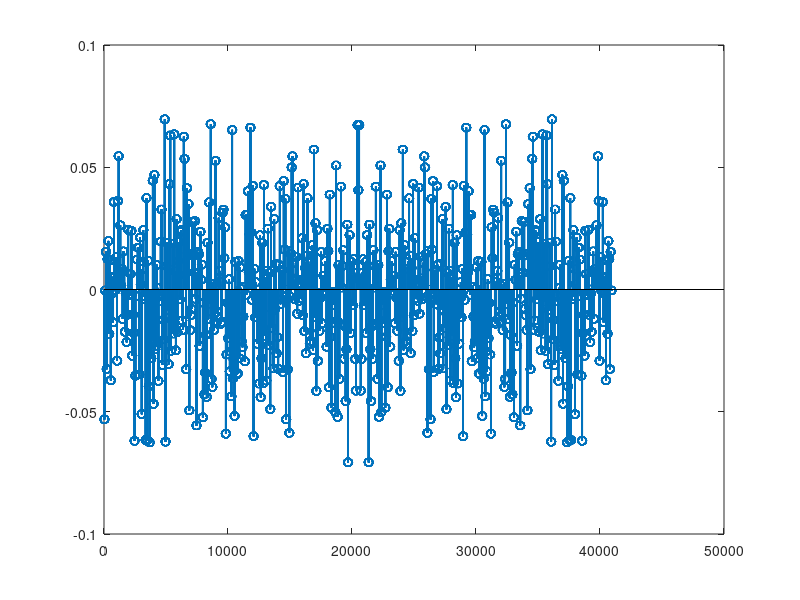
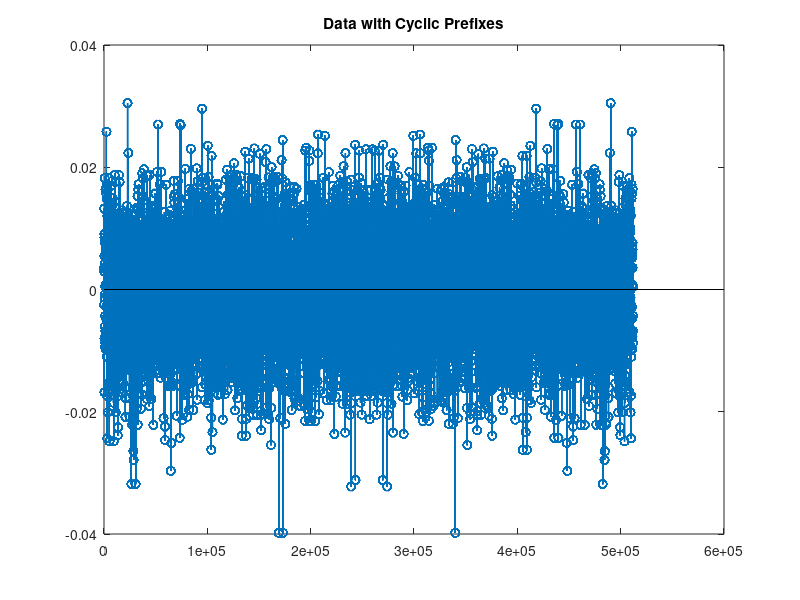

MATLAB code for these plots, in order: (Note: this script raises an error after producing the figures.)
clc; clear all; close all;

% Creating X_k - Randomly choose between 1 and -1
size_training_data = 640;
size_X = 6400; %Size of data - 100 sets of 64 bits
range = [-1 1]; %List of wanted values
a = randi(2,size_X,1); %Randomly select index
b = randi(2,size_training_data,1); 
X_k = transpose(range(a)); %Creates array with range(a) values
X_train = transpose(range(b)); 

% IDFT - Takes inverse discrete fourier tranform of data
x_m = ifft(X_k); %Turns data points into impulses
x_train = ifft(X_train);

% Extending each point by 64 points
L = 64; %Length of Pulse - 64

pulse = ones(L, 1); %Creates pulse with L of 64 bits

x_0 = zeros(L*length(x_m),1);       % Creates "empty" vector that is lenght of desired data: 409600 bits
x_0(1:L:end) = x_m;                 % assign every Symbol_period-th sample to equal a value from bits
x_m_pulse = conv(pulse, x_0);       % Convolve vector by designed pulse
x_m_pulse= x_m_pulse(1:409600);     % Cut extra zeros caused by convolution - desired length of 409600 bits

x_t = zeros(L*length(x_train),1);       % Creates "empty" vector that is lenght of desired data: 409600 bits
x_t(1:L:end) = x_train;                 % assign every Symbol_period-th sample to equal a value from bits
x_train_pulse = conv(pulse, x_t);       % Convolve vector by designed pulse
x_train_pulse = x_train_pulse(1:L*length(x_train));     % Cut extra zeros caused by convolution - desired length of 409600 bits

figure(1)
stem(x_train_pulse)


% Plot data
figure;
stem(x_m_pulse)
hold on
ylabel('Amplitude')
xlabel('Bit')
title('Data Extended by Pulse')
hold off
%%  Adding cyclic prefix
n_data = size_X / L; % Calculates amount of sets of d-bit data chunks from original data

Len_pulse_data = length(x_m_pulse) + length(x_m_pulse)/4; % Calculates Desired final length of data w/ cyclic prefix

%Index 1st cyclic prefix - Done to ensure methodology works
cycPrefix = x_m_pulse(3073: 4096);                  % Determines index of first cyclic prefix - 1024 bits
x_m_load(1:1024) = cycPrefix;                       % Initializes array that will hold data w/ prefix, making first 1024 valus the cyclic prefix
x_m_load(1025:5120) = x_m_pulse(1: 4096);           % Loads first set of data, 64 bits -> 4096 bits 

%Index the Remaining Data
for R = 2:1:n_data   % Adds cyclic prefixes
    cycPrefix = x_m_pulse(4096*(R-1)+ 64*48+1: 4096*(R)); 
    x_m_load(80*64*(R-1)+1 : 5120*(R-1) + 1024) = cycPrefix;
    Post_chunk =  x_m_pulse(4096*(R-1)+1: 4096*(R));
    x_m_load(5120*(R-1) + 1024+1 : 5120*(R-1) + 1024 +4096) = Post_chunk;
end

% -------------------------TRAINING DATA--------------------------

Len_pulse_train = length(x_train_pulse) + length(x_train_pulse)/4; % Calculates Desired final length of data w/ cyclic prefix

%   For Training data Index 1st cyclic prefix - Done to ensure methodology works
cycPrefix_train = x_train_pulse(3073: 4096);                  % Determines index of first cyclic prefix - 1024 bits
x_train_load(1:1024) = cycPrefix;                       % Initializes array that will hold data w/ prefix, making first 1024 valus the cyclic prefix
x_train_load(1025:5120) = x_train_pulse(1: 4096);           % Loads first set of data, 64 bits -> 4096 bits 

%Index the Remaining Data
for R = 2:1:(size_training_data/L)   % Adds cyclic prefixes
    cycPrefix_train = x_train_pulse(4096*(R-1)+ 64*48+1: 4096*(R)); 
    x_train_load(80*64*(R-1)+1 : 5120*(R-1) + 1024) = cycPrefix_train;
    Post_chunk =  x_train_pulse(4096*(R-1)+1: 4096*(R));
    x_train_load(5120*(R-1) + 1024+1 : 5120*(R-1) + 1024 +4096) = Post_chunk;
end

%% Check Cyclic Prefix
% Downsample from x_m_load
Data_6400cyc = downsample(x_m_load,64);
%Visually Checked, Values are what they are supposed to be

%% Plot Data with cyclic Prefixes
stem(x_m_load)
hold on
title('Data with Cyclic Prefixes')
hold off

%% Transmit Data

%Transpose the Data - 1x51200 -> 51200x1
x_m_load = transpose(x_m_load);

% Transmit data through nonflat channel function
y_m = nonflat_channel(x_m_load);

% Determine Lag in Data
[y1x1,lag1] = xcorr(y_m,x_m_load); 
[~, Index1] = max(abs(y1x1));
shift1 = lag1(Index1);
%Comes out to be 9

%Cut Data from Lag
y_m = y_m(shift1:end);

% ---------------------TRAINING DATA----------------------------

%Transpose the Data - 1x51200 -> 51200x1
x_train_load = transpose(x_train_load);

% Transmit data through nonflat channel function
y_m_train = nonflat_channel(x_train_load);

% Determine Lag in Data
[y1x1_train,lag1] = xcorr(y_m_train,x_train_load); 
[~, Index1_train] = max(abs(y1x1_train));
shift1_train = lag1(Index1_train);
%Comes out to be 9

%Cut Data from Lag
y_m_train = y_m_train(shift1_train:end);

%% FFT - Fast Fourier Transform of Received Data
Y_k = fft(y_m,size_X);
Y_k_train = fft(y_m_train,size_training_data);

figure;
stem(Y_k);
hold on
title('Received Data')
hold off
%%  Channel Estimation 

% With OFDM, we are assuming flat fading model for every 64 bits of data,
% giving us 100 different transfer functions

H_k = zeros(100,1); %Empty vector to put transfer function values

for H = 1:1:n_data   % For each chunk of 64 -> 100 in total
    ChannelEst_n = mean(Y_k(1 + 64*(H-1): 64*(H))); % Calculates transfer function for every 64 bits (assuming flat fading model)
    H_k(H) = ChannelEst_n; %Place data into Transfer function matrix
end
figure;
stem(H_k);
hold on
title('Transfer Functions of Data');
hold off
%% Filtering out White Noise



%% Transmitted Vs Received Data
% Calculating Error

% diff = real((real(X_k) - (real(Y_k)./abs(real(Y_k)))))./real(X_k);
diff = real((real(X_k) - (real(Y_k)./abs(real(Y_k)))))./(2*real(X_k));
% num_error = length(diff(diff==2));
Error = abs(mean(diff)) *100

%Plotting Data
stem(x_m) % Plotting Transmitted Data
hold on
stem(Y_k)% Plotting Received Data
legend('Transmitted','Received')
hold off
